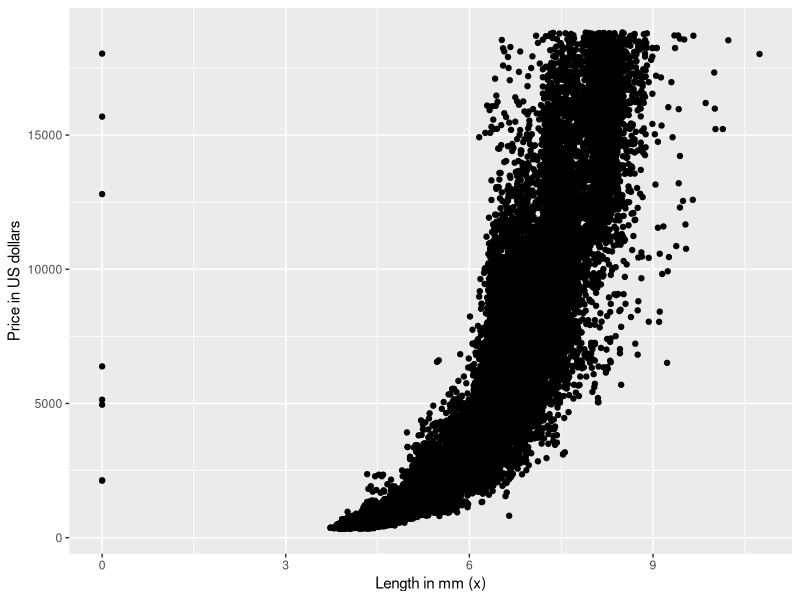
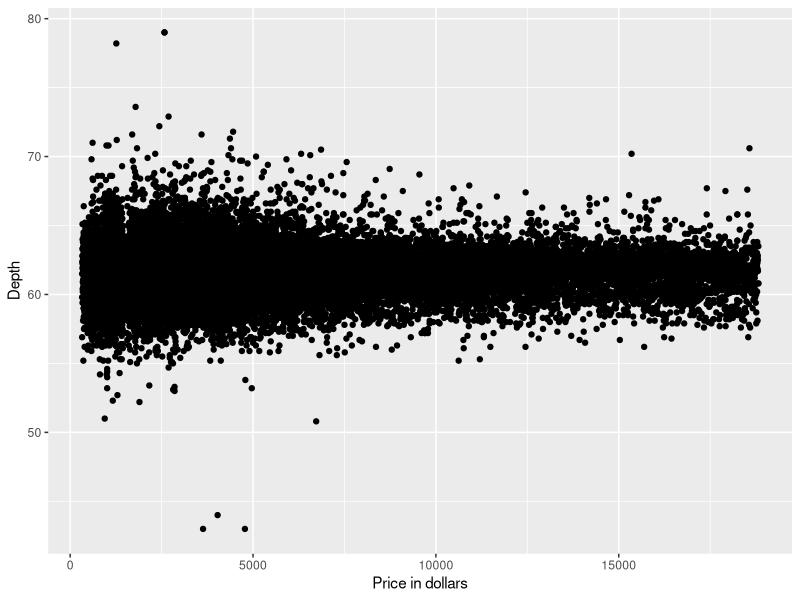
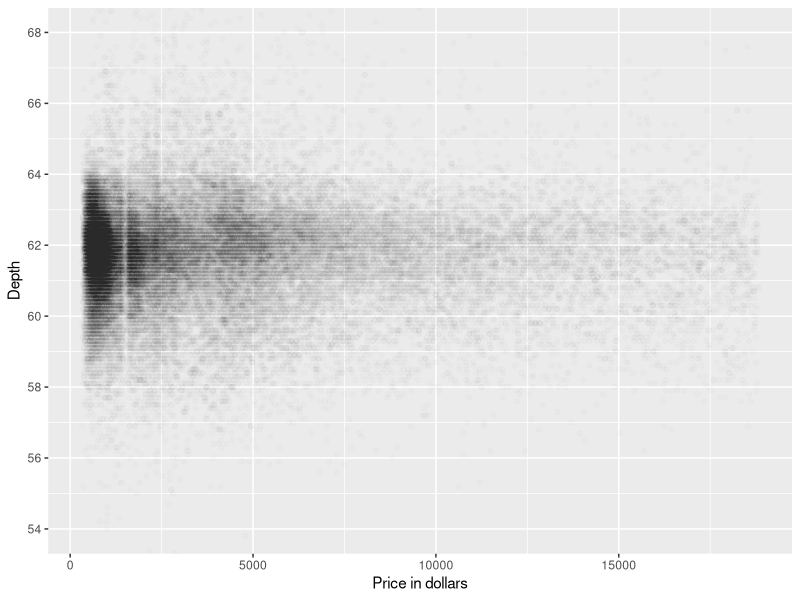
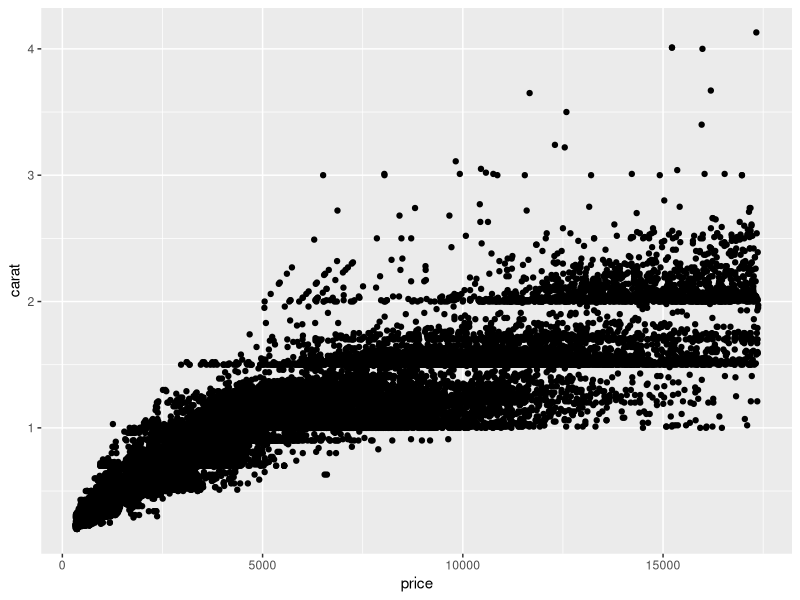
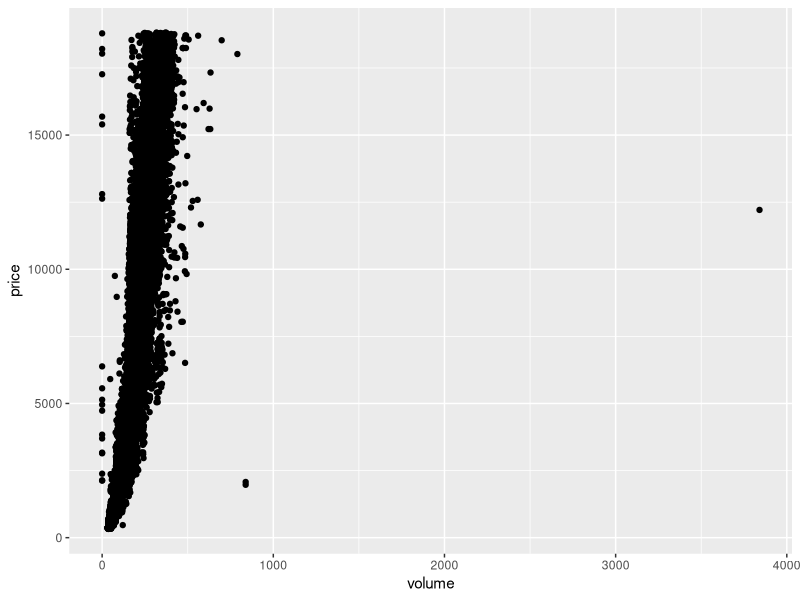
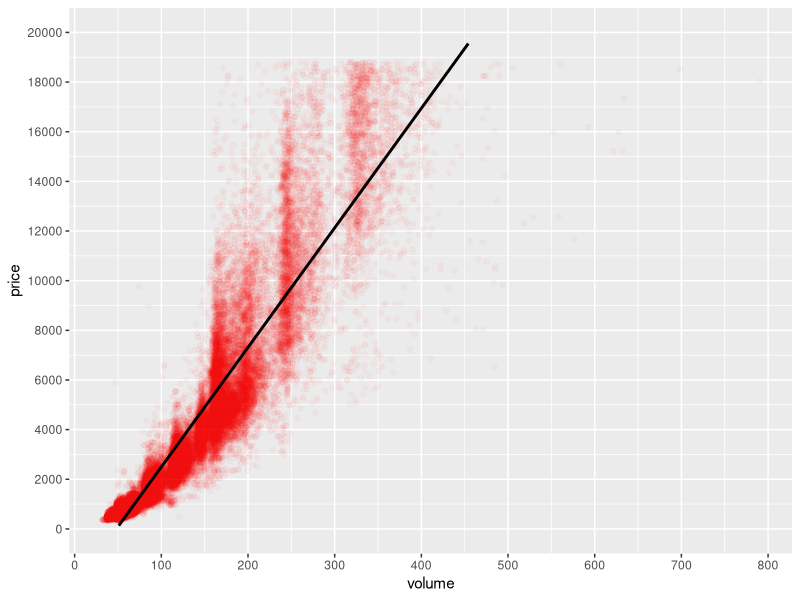
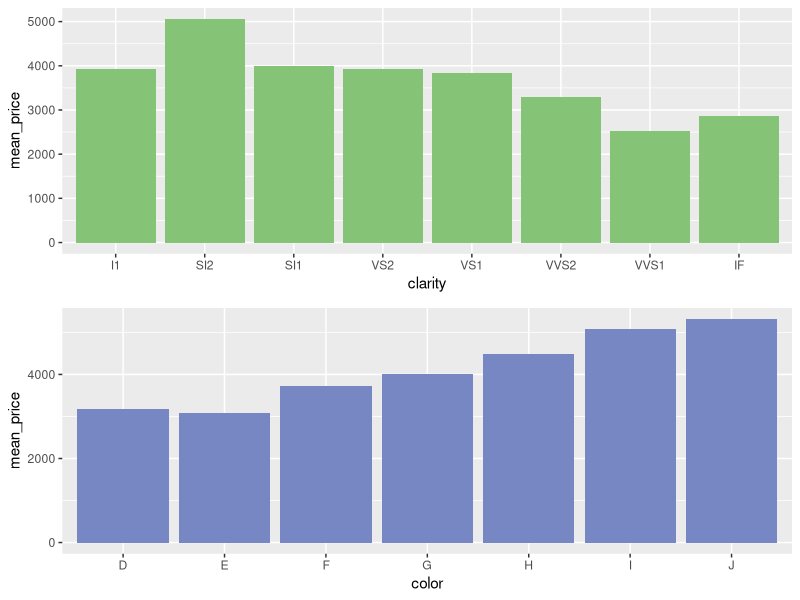

Write the R code that produced these figures, in order.
## ---- chunk 1
#Load the ggplot package
library(ggplot2)

#Load the diamonds dataset
data("diamonds")

#Getting a summary from the dataset
summary(diamonds)
## ---- chunk 2
ggplot(aes(x = x, y = price),
       data = diamonds) +
  xlab('Length in mm (x)') +
  ylab('Price in US dollars') +
  geom_point()
## ---- chunk 3
with(diamonds, cor.test(diamonds$price, diamonds$x, method = 'pearson'))
## ---- chunk 4
with(diamonds, cor.test(diamonds$price, diamonds$y))
## ---- chunk 5
with(diamonds, cor.test(diamonds$price, diamonds$z))
## ---- chunk 6
ggplot(aes(x = price, y = depth),
       data = diamonds) +
  xlab('Price in dollars') +
  ylab('Depth') +
  geom_point()
## ---- chunk 7
ggplot(aes(x = price, y = depth),
       data = diamonds) +
  xlab('Price in dollars') +
  ylab('Depth') +
  geom_point(alpha = 1/100) +
  scale_y_continuous(breaks = seq(0, 80, 2)) +
  coord_cartesian(ylim = c(54, 68)) #To zoom in on the plot on the y-axis
## ---- chunk 8
with(diamonds, cor.test(diamonds$price, diamonds$depth), method = 'pearson')
## ---- chunk 9
ggplot(aes(x = price, y = carat),
       data = subset(diamonds, price < quantile(diamonds$price, 0.99),
                     carat < quantile(diamonds$carat, 0.99))) +
  geom_point()
## ---- chunk 10
#Calculating a rough estimation of volume based on length, width and depth of the diamong
diamonds$volume <- diamonds$x * diamonds$y * diamonds$z

ggplot(aes(x = volume, y = price),
       data = diamonds) +
  geom_point()
## ---- chunk 11
#
diamonds_volume_without_outliers <- subset(diamonds, volume > 0 & volume < 800)
  
with(diamonds, cor.test(diamonds_volume_without_outliers$price, diamonds_volume_without_outliers$volume))
## ---- chunk 12
ggplot(aes(x = volume, y = price),
       data = diamonds_volume_without_outliers) +
  scale_y_continuous(limits = c(0, 20000), breaks = seq(0, 20000, 2000)) +
  scale_x_continuous(breaks = seq(0, 800, 100)) +
  geom_point(alpha = 1/30, color = 'red') +
  geom_smooth(method = 'lm', color = 'black')
## ---- chunk 13
library(dplyr)

diamondsByClarity <- diamonds %>%
  group_by(clarity) %>%
  summarise(mean_price = mean(price),
            median_price = median(price),
            min_price = min(price),
            max_price = max(price),
            n = n()) #number of diamonds with a specific clarity
head(diamondsByClarity)
## ---- chunk 14
library(gridExtra)

#By clarity
diamonds_by_clarity <- group_by(diamonds, clarity)

#For each category of clarity, what is the mean price?
diamonds_mp_by_clarity <- summarise(diamonds_by_clarity, mean_price = mean(price))

p1 <- ggplot(aes(x = clarity, y = mean_price),
             data = diamonds_mp_by_clarity) + 
  geom_bar(stat = 'identity', fill = I('#85C477'))

#By color
diamonds_by_color <- group_by(diamonds, color)

#For each category of color, what is the mean price?
diamonds_mp_by_color <- summarise(diamonds_by_color, mean_price = mean(price))

p2 <- ggplot(aes(x = color, y = mean_price),
             data = diamonds_mp_by_color) +
  geom_bar(stat = 'identity', fill = I('#7787C4'))

grid.arrange(p1, p2, ncol = 1)

